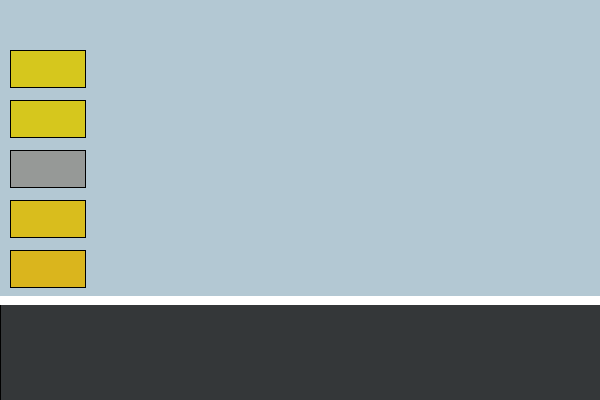
Frame 1 (no input)
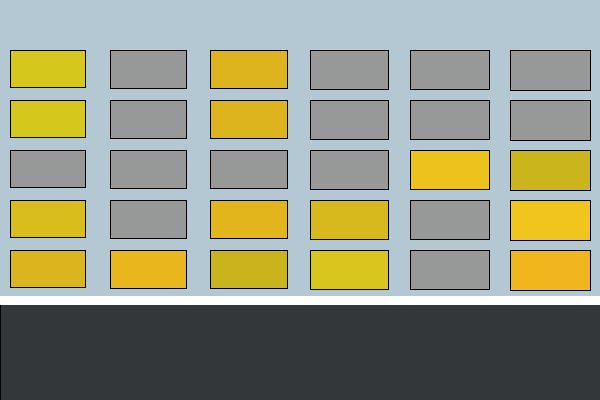
Frame 60 (the mouse pressed at the canvas centre just before this capture)
Frame 120 (the mouse held since frame 60 and released just before this capture): identical to frame 60, image omitted

The Processing sketch that drew these frames (run headless with seeded random() and noise(); from frame 60 on, the mouse is pressed at the canvas centre):

// Processing sketch: processing_36662
// ── processing_36662.pde

// A fenestrated facade with randomly placed "screens" over random
 // windows across the facadw, within a random color palette. 


void setup() {

  size(600, 400);
  background(179, 200, 211);
  fill(52, 55, 57);
  rect (0, 300, width, 100);
  stroke(255);
  strokeWeight(9);
  line(0, 300, 600, 300);
  colorMode(RGB);
}

int window=75;
float count=0;
float x;



void draw() {

  if(random(50)>20){
    fill(random(200,255), random(180,200),29);
  } 
  else{
    fill(150,153,151);
  }
  //this chunk tells each "fixed" command to become more random. 
    //This is how i am "controlling" the randomness.

    x=(count*100+10);
      if (x <= 300); {
  stroke(0);
  strokeWeight(1);
   
  rect(x, 50, window, window/2);
  
  
  if (count<=2); {
  stroke(0);
  strokeWeight(1);
  rect(count*100+10, 100, window, window/2);
if(random(50)>20){
    fill(random(200,255), random(180,200),29);
  } 
  else{
    fill(150,153,151);
  }

  stroke(0);
  strokeWeight(1);
  rect(count*100+10, 150, window, window/2);

if(random(50)>20){
    fill(random(200,255), random(180,200),29);
  } 
  else{
    fill(150,153,151);
  }


  stroke(0);
  strokeWeight(1); 
  rect(count*100+10, 200, window, window/2);

if(random(50)>20){
    fill(random(200,255), random(180,200),29);
  } 
  else{
    fill(150,153,151);
  }
  stroke(0);
  strokeWeight(1);
  rect(count*100+10, 250, window, window/2);


  }
  }

window++;
  count++;
}

//
